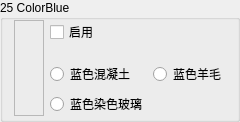
                 <widget class="QGroupBox" name="Base25">
                  <property name="sizePolicy">
                   <sizepolicy hsizetype="Expanding" vsizetype="Minimum">
                    <horstretch>0</horstretch>
                    <verstretch>0</verstretch>
                   </sizepolicy>
                  </property>
                  <property name="minimumSize">
                   <size>
                    <width>130</width>
                    <height>0</height>
                   </size>
                  </property>
                  <property name="maximumSize">
                   <size>
                    <width>16777215</width>
                    <height>16777215</height>
                   </size>
                  </property>
                  <property name="autoFillBackground">
                   <bool>true</bool>
                  </property>
                  <property name="title">
                   <string>25 ColorBlue</string>
                  </property>
                  <property name="flat">
                   <bool>false</bool>
                  </property>
                  <layout class="QGridLayout" name="gridLayout_50">
                   <property name="topMargin">
                    <number>0</number>
                   </property>
                   <property name="bottomMargin">
                    <number>3</number>
                   </property>
                   <item row="0" column="1">
                    <widget class="QCheckBox" name="Enable25">
                     <property name="sizePolicy">
                      <sizepolicy hsizetype="Expanding" vsizetype="Fixed">
                       <horstretch>0</horstretch>
                       <verstretch>0</verstretch>
                      </sizepolicy>
                     </property>
                     <property name="text">
                      <string>启用</string>
                     </property>
                    </widget>
                   </item>
                   <item row="0" column="2">
                    <spacer name="horizontalSpacer_39">
                     <property name="orientation">
                      <enum>Qt::Horizontal</enum>
                     </property>
                     <property name="sizeHint" stdset="0">
                      <size>
                       <width>40</width>
                       <height>20</height>
                      </size>
                     </property>
                    </spacer>
                   </item>
                   <item row="3" column="2">
                    <widget class="QRadioButton" name="is25Wool">
                     <property name="text">
                      <string>蓝色羊毛</string>
                     </property>
                     <property name="icon">
                      <iconset resource="BlockTextures.qrc">
                       <normaloff>:/new/Textures/Slope/block/blue_wool.png</normaloff>:/new/Textures/Slope/block/blue_wool.png</iconset>
                     </property>
                    </widget>
                   </item>
                   <item row="4" column="1">
                    <widget class="QRadioButton" name="is25StainedGlass">
                     <property name="text">
                      <string>蓝色染色玻璃</string>
                     </property>
                     <property name="icon">
                      <iconset resource="BlockTextures.qrc">
                       <normaloff>:/new/Textures/Slope/block/blue_stained_glass.png</normaloff>:/new/Textures/Slope/block/blue_stained_glass.png</iconset>
                     </property>
                    </widget>
                   </item>
                   <item row="3" column="1">
                    <widget class="QRadioButton" name="is25Concrete">
                     <property name="text">
                      <string>蓝色混凝土</string>
                     </property>
                     <property name="icon">
                      <iconset resource="BlockTextures.qrc">
                       <normaloff>:/new/Textures/Slope/block/blue_concrete.png</normaloff>:/new/Textures/Slope/block/blue_concrete.png</iconset>
                     </property>
                    </widget>
                   </item>
                   <item row="0" column="0" rowspan="5">
                    <widget class="QLabel" name="Color25">
                     <property name="minimumSize">
                      <size>
                       <width>30</width>
                       <height>0</height>
                      </size>
                     </property>
                     <property name="font">
                      <font>
                       <family>微软雅黑</family>
                       <pointsize>9</pointsize>
                      </font>
                     </property>
                     <property name="frameShape">
                      <enum>QFrame::StyledPanel</enum>
                     </property>
                     <property name="text">
                      <string/>
                     </property>
                    </widget>
                   </item>
                  </layout>
                 </widget>
